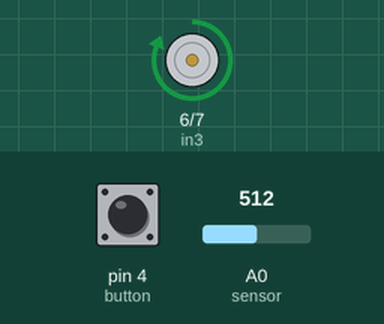
Bench run of a sketch on a simulated Arduino Uno, built with avr-gcc and run on an emulated ATmega328P. Parts: motor-driver pin pairs drawn as motors (green arrow = first pin HIGH = forward, orange = second pin HIGH = backward, longer = more drive, scaled by the enable pin). The test bench sets the inputs (shaded band); at power-on: A0 (sensor) = 512, pin 4 (button) HIGH.

Above: at 1.2 s.
1.3 s: A0 (sensor) set to 197
2.8 s: A0 (sensor) set to 175
At 3.5 s:
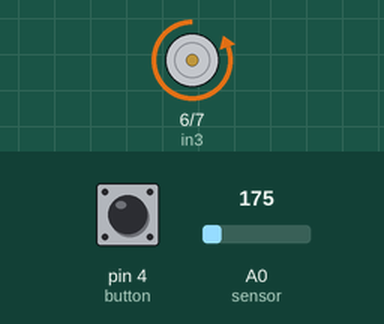
4.3 s: pin 4 (button) pulled LOW for 0.15 s
At 4.6 s:
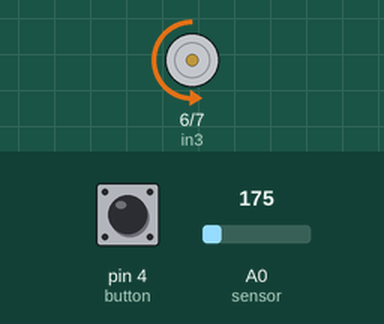
5.9 s: A0 (sensor) set to 122
7.4 s: A0 (sensor) set to 0
8.9 s: pin 4 (button) pulled LOW for 1 s
Timing chart, 0 to 11.9 s (numbered marks = the images above; inputs shaded):
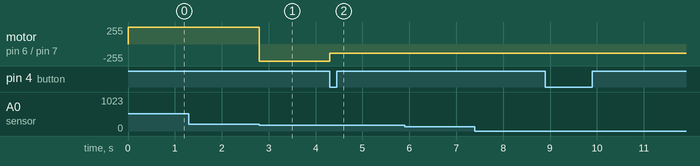

The sketch:

levitation_wip.ino
```cpp
#define enB 9
#define in3 6
#define in4 7
#define button 4

int movementDirection = 0;
const uint32_t debounceTime = 100;
int previousButtonValue = 1;
bool pressed = false;
int electroMagnetDirection = 0;

//int positionBuffer = 0;
int magicPosition = 185;
int buttonValue = 1;
int previousPositionError = 0;
int previousVelocity = 0;

void analogWrite25k(int pin, int value)
{
    switch (pin) {
        case 9:
            OCR1A = value;
            break;
        case 10:
            OCR1B = value;
            break;
        default:
            // no other pin will work
            break;
    }
}

int outputElectromagnetWaveform() {
  //get the time since arduino stared and use math function to calc wave from time
  unsigned long elapsedTime = millis();
  //int outputValue = 511 * sin(2.0 * M_PI * (elapsedTime / 1000.0) / 10.0) + 512;
  //Serial.println(outputValue);
  int outputValue = 60 * sin(2.0 * M_PI * (elapsedTime / 1000.0) / 5.0) + 220;
  //Serial.println(outputValue);
  analogWrite25k(enB, outputValue);
}

void setup() {
  // Start serial coms
  Serial.begin(9600);

  // Setup inputs and outputs
  pinMode(enB, OUTPUT);
  pinMode(in3, OUTPUT);
  pinMode(in4, OUTPUT);
  pinMode(button, INPUT_PULLUP);
  // Set initial movementDirection direction
  digitalWrite(in3, LOW);
  digitalWrite(in4, HIGH);

  // Configure Timer 1 for PWM @ 25 kHz.
  TCCR1A = 0;           // undo the configuration done by...
  TCCR1B = 0;           // ...the Arduino core library
  TCNT1  = 0;           // reset timer
  TCCR1A = _BV(COM1A1)  // non-inverted PWM on ch. A
         | _BV(COM1B1)  // same on ch; B
         | _BV(WGM11);  // mode 10: ph. correct PWM, TOP = ICR1
  TCCR1B = _BV(WGM13)   // ditto
         | _BV(CS10);   // prescaler = 1
  ICR1   = 320;         // TOP = 320

}

void loop() {

  // My own button logic, not been using this anymore
  //flip the bool any time the button goes low (aka is pressed, since it's set to be high by default) and the button state has changed (i.e. isn't still low from current press and hold, or still high from being high by default)
  //int buttonValue = digitalRead(button);
  //if(buttonValue != previousButtonValue && buttonValue == 0){
  //  delay(debounceTime);
  //  buttonToggle = !buttonToggle;
  //}
  //previousButtonValue = buttonValue;

  // Button logic I got from others' code
  // Read button - Debounce
  /*
  if (digitalRead(button) == false) {
    pressed = !pressed;
  }
  while (digitalRead(button) == false){
    delay(20);
  }

  // If button is pressed - change rotation direction
  if (pressed == true  & electroMagnetDirection == 0) {
    digitalWrite(in3, HIGH);
    digitalWrite(in4, LOW);
    electroMagnetDirection = 1;
    delay(20);
  }
  // If button is pressed - change rotation direction
  if (pressed == false & electroMagnetDirection == 1) {
    digitalWrite(in3, LOW);
    digitalWrite(in4, HIGH);
    electroMagnetDirection = 0;
    delay(20);
  }
  */

  int fieldStrength = analogRead(A0); // Read hall sensor value
  //Serial.println(fieldStrength);

  //if button is pressed, store value of field strength as magic value for floating position reference
  buttonValue = digitalRead(button);

  if (buttonValue == 0) {
    pressed = true;
    magicPosition = fieldStrength;
  }

  int positionError = magicPosition - fieldStrength;
  int velocity = previousPositionError - positionError;
  //int acceleration = previousVelocity - velocity;
  //Serial.println(acceleration);

  if(positionError > 0){
    digitalWrite(in3, LOW);
    digitalWrite(in4, HIGH);
  }

  if(positionError < 0){
    digitalWrite(in3, HIGH);
    digitalWrite(in4, LOW);
  }

  if(pressed ){ //&& abs(positionError) > 1
    analogWrite25k(enB, 170 + velocity);
  }

  previousPositionError = positionError;
  //previousVelocity = velocity;

  // Use elapsed time to generated a waveform to controll EM strength
  //outputElectromagnetWaveform();

  // Use potentiometer to controll EM strength
  //int potValue = analogRead(A1); // Read potentiometer value
  //int pwmOutput = map(potValue, 0, 1023, 0 , 320); // Map the potentiometer value from 0 to 320
  //analogWrite25k(enB, pwmOutput);

  // Normal arduino analog output mapped from potentiometer value
  //int pwmOutput = map(potValue, 0, 1023, 0 , 255); // Map the potentiometer value from 0 to 255
  //analogWrite(enB, pwmOutput); // Send PWM signal to L298N enBble pin

  //retrieve previous position from memory
  //int previousPosition = positionBuffer;

  //save new position to memory for later use, now that you've already retrieved the old value
  //positionBuffer = fieldStrength;

  //int currentVelocity = fieldStrength - previousPosition;

  ///////////int positionError = magicPosition - fieldStrength;
  //int positionError = 10;

  //int counterFieldStrenth = positionError;

  //Serial.println(positionError);

  //reverse counter-field depending on if the target is located too close or far from the sensor
  //if (positionError < 0) {
    //reverse the counter-field direction
  //  digitalWrite(in1, HIGH);
  //  digitalWrite(in2, LOW);

  //  movementDirection = 0;

    //flip the sign to positive so it can be mapped properly for intensity
  //  positionError = -positionError;
  //} else {
    //reverse the counter-field direction
   // digitalWrite(in1, LOW);
  //  digitalWrite(in2, HIGH);

   // movementDirection = 1;
  //}

  //if (false) {
    //int pwmOutput = 255;
   // int pwmOutput = map(positionError, 0, 3, 0 , 100); // Map the sensor value from 0 to 255
   // analogWrite(enB, pwmOutput); // Send PWM signal to L298N enBble pin
  //}

  //guess at good max value for sensor range, needs revising
  //int pwmOutput = map(positionError, 0, 100, 0 , 255); // Map the sensor value from 0 to 255
  //analogWrite(enB, pwmOutput); // Send PWM signal to L298N enBble pin

  //todo: account for the counter-field affecting the sensor. probably could have it calibrate itself by trying different intensities and recording the resulting field. could either use those recorded values directly as new reference points, or could derive a function from it to use later. especially if that's too much memory.

  //direct-feed velocity into field intensity. probably not a good idea, velocity technically independent of relative position

  //reverse counter-field depending on if the target is moving towards or away from the sensor
  //if(currentVelocity < 0){
  //  digitalWrite(in3, LOW);
  //  digitalWrite(in4, HIGH);
  //  rotDirection = 0;
    //delay(20);
  //}

  //int pwmOutput = map(currentVelocity, 0, 1023, 0 , 255); // Map the sensor value from 0 to 255
  //analogWrite(enB, pwmOutput); // Send PWM signal to L298N enBble pin
}
```

Measured:
- the behaviour switches between 185 and 184 on A0 (sensor) (found by bisection; images 0 and 1)
- after the input at 1.3 s, every drawn part: stays the same
- after the input at 2.8 s, motor on pin 6 (in3) / pin 7 (in4): forward 255/255 → backward 255/255 at once
- after the input at 4.3 s, motor on pin 6 (in3) / pin 7 (in4): backward 255/255 → backward 135/255 at once
